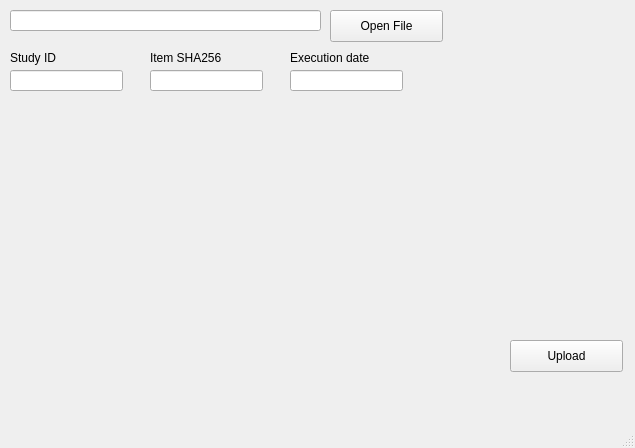
<?xml version="1.0" encoding="UTF-8"?>
<ui version="4.0">
 <class>MainWindow</class>
 <widget class="QMainWindow" name="MainWindow">
  <property name="geometry">
   <rect>
    <x>0</x>
    <y>0</y>
    <width>635</width>
    <height>448</height>
   </rect>
  </property>
  <property name="windowTitle">
   <string>MainWindow</string>
  </property>
  <widget class="QWidget" name="centralwidget">
   <widget class="QPushButton" name="openFile">
    <property name="geometry">
     <rect>
      <x>330</x>
      <y>10</y>
      <width>113</width>
      <height>32</height>
     </rect>
    </property>
    <property name="text">
     <string>Open File</string>
    </property>
   </widget>
   <widget class="QPushButton" name="upload">
    <property name="geometry">
     <rect>
      <x>510</x>
      <y>340</y>
      <width>113</width>
      <height>32</height>
     </rect>
    </property>
    <property name="text">
     <string>Upload</string>
    </property>
   </widget>
   <widget class="QLineEdit" name="lineEdit">
    <property name="geometry">
     <rect>
      <x>10</x>
      <y>10</y>
      <width>311</width>
      <height>21</height>
     </rect>
    </property>
    <property name="readOnly">
     <bool>true</bool>
    </property>
   </widget>
   <widget class="QLineEdit" name="metaStudyId">
    <property name="geometry">
     <rect>
      <x>10</x>
      <y>70</y>
      <width>113</width>
      <height>21</height>
     </rect>
    </property>
   </widget>
   <widget class="QLineEdit" name="metaSha256">
    <property name="geometry">
     <rect>
      <x>150</x>
      <y>70</y>
      <width>113</width>
      <height>21</height>
     </rect>
    </property>
   </widget>
   <widget class="QLineEdit" name="metaDate">
    <property name="geometry">
     <rect>
      <x>290</x>
      <y>70</y>
      <width>113</width>
      <height>21</height>
     </rect>
    </property>
   </widget>
   <widget class="QLabel" name="studyId">
    <property name="geometry">
     <rect>
      <x>10</x>
      <y>50</y>
      <width>111</width>
      <height>16</height>
     </rect>
    </property>
    <property name="text">
     <string>Study ID</string>
    </property>
   </widget>
   <widget class="QLabel" name="itemSha256">
    <property name="geometry">
     <rect>
      <x>150</x>
      <y>50</y>
      <width>111</width>
      <height>16</height>
     </rect>
    </property>
    <property name="text">
     <string>Item SHA256</string>
    </property>
   </widget>
   <widget class="QLabel" name="executionDate">
    <property name="geometry">
     <rect>
      <x>290</x>
      <y>50</y>
      <width>111</width>
      <height>16</height>
     </rect>
    </property>
    <property name="text">
     <string>Execution date</string>
    </property>
   </widget>
  </widget>
  <widget class="QMenuBar" name="menubar">
   <property name="geometry">
    <rect>
     <x>0</x>
     <y>0</y>
     <width>635</width>
     <height>24</height>
    </rect>
   </property>
  </widget>
  <widget class="QStatusBar" name="statusbar"/>
 </widget>
 <resources/>
 <connections/>
</ui>
